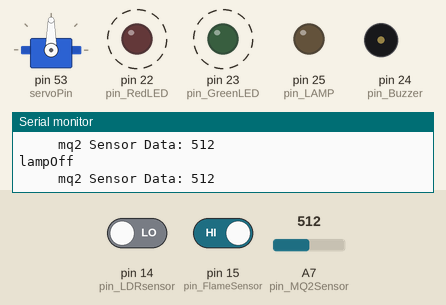
Recording of a sketch running on a simulated Arduino Mega 2560, built with avr-gcc and run on an emulated ATmega2560. Shown: servo, output pins drawn as LEDs (lit = HIGH), buzzer (waves = sounding, pin HIGH), the last lines printed to the serial monitor. Dashed ring = blinking. The inputs (shaded band) are chosen by the test bench; at power-on: pin 14 (pin_LDRsensor) LOW, A7 (pin_MQ2Sensor) = 512, pin 15 (pin_FlameSensor) HIGH.

Above: at 1.21 s.
1.8 s: pin 14 (pin_LDRsensor) driven HIGH
At 2.33 s:
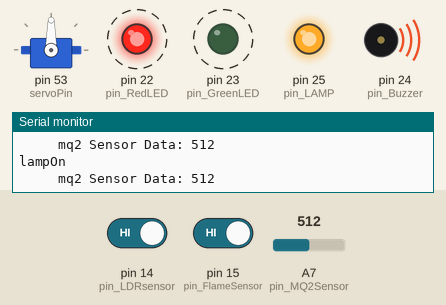
5.2 s: A7 (pin_MQ2Sensor) set to 263
8.6 s: A7 (pin_MQ2Sensor) set to 247
At 8.6 s:
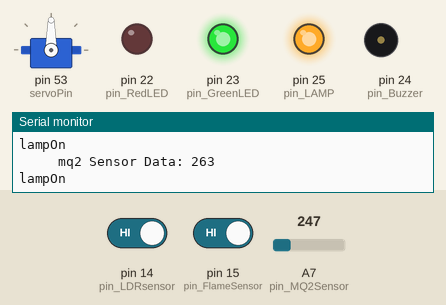
10.1 s: A7 (pin_MQ2Sensor) set to 265
At 13.4 s:
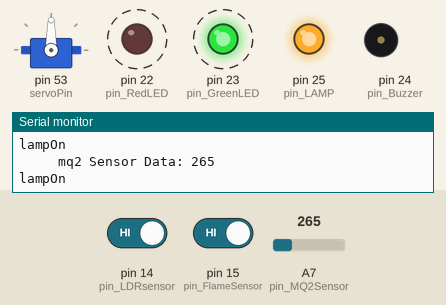
13.5 s: A7 (pin_MQ2Sensor) set to 245
At 14.0 s:
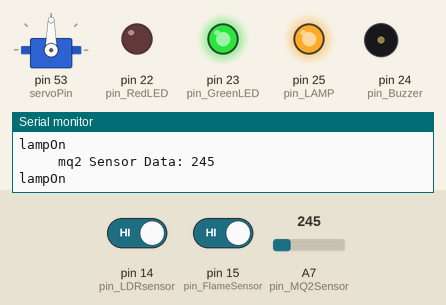
15.0 s: pin 15 (pin_FlameSensor) driven LOW
At 15.7 s:
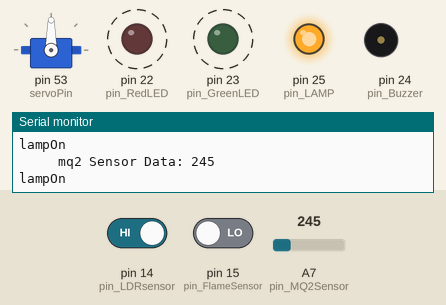
Timing chart, 0 to 19.4 s (numbered marks = the images above; inputs shaded):
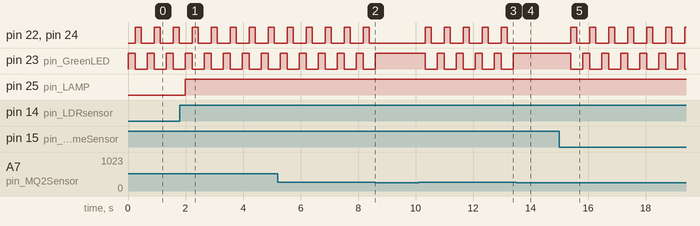

Measured:
- the behaviour switches between 256 and 255 on A7 (pin_MQ2Sensor) (found by bisection; images 1 and 2)
- after the input at 1.8 s, pin 25 (pin_LAMP): LOW → HIGH after 0.18 s
- after the input at 8.6 s, pin 22 (pin_RedLED), pin 24 (pin_Buzzer): stops changing and stays LOW; pin 23 (pin_GreenLED): stops changing and stays HIGH
- after the input at 10.1 s, pin 22 (pin_RedLED), pin 24 (pin_Buzzer): alternates HIGH for 0.21 s and LOW for 0.46 s, starting after 0.24 s; pin 23 (pin_GreenLED): alternates HIGH for 0.25 s and LOW for 0.41 s, starting after 0.24 s
- after the input at 13.5 s, pin 22 (pin_RedLED), pin 24 (pin_Buzzer): stops changing and stays LOW; pin 23 (pin_GreenLED): stops changing and stays HIGH
- after the input at 15.0 s, pin 22 (pin_RedLED), pin 24 (pin_Buzzer): alternates HIGH for 0.21 s and LOW for 0.46 s, starting after 0.40 s; pin 23 (pin_GreenLED): alternates HIGH for 0.25 s and LOW for 0.41 s, starting after 0.40 s
- by itself, pin 22 (pin_RedLED), pin 24 (pin_Buzzer): alternates HIGH for 0.21 s and LOW for 0.46 s
- by itself, pin 23 (pin_GreenLED): alternates HIGH for 0.25 s and LOW for 0.41 s

The sketch:

embd-sys-intelligent-home.ino
```cpp
/*IntelligentHome
  PREPEARED by impedancePlus
  INTELLECTUAL PROPERTY OF impedancePlus
  ALL RIGHTS RESERVED BY impedancePlus
  Initial CODE - VERSION-0.1 -12-06-2022-

  COPY RIGHT ©2022
  TEAM & CONTRIBUTORS
  ALVEE (LEAD) | Founder-Owner-CEO | impedancePlus

*/
//*************FEATURES************//
//_____________LIBRARIES___________//
#include<dht.h>
#include <Servo.h>
#include<LiquidCrystal.h>
//_____________VARIABLES___________//

// SERVO PINS
int servoPin = 53; //__UNUSED

//ALARM VARIABLES
//LEDs
byte pin_RedLED = 22;
byte pin_GreenLED = 23;
//Buzzer
byte pin_Buzzer = 24;

//LAMP-LIGHT VARIABLE
byte pin_LAMP = 25;

//FLAME-SENSOR VARIABLES
byte pin_FlameSensor = 15;
byte flameSensorData = 0;

//LDR-SENSOR VARIABLES
byte pin_LDRsensor = 14;
int LDRSensorData;

//MQ-2 GAS/SMOKE SENSOR VARIABLES
byte pin_MQ2Sensor = A7;
int  MQ2SnesorThreshold = 255;
int  MQ2SensorData;

//IR SENSOR
//PIR MOTION SENSOR

//_____________OBJECTS___________//
Servo thisServo;

//_____________FUNCTIONS___________//

//ULTRASONIC'S SERVO __UNUSED
void func_ServoMotor() {
  for (int i = 15; i <= 165; i++) {
    thisServo.write(i);
    delay(10);
  }
  // Repeats the previous lines from 165 to 15 degrees
  for (int i = 165; i >= 15; i--) {
    thisServo.write(i);
    delay(10);
  }
}


//Serial Motion Print For debugging purposes __UNUSED
void func_PrintSerialMonitorSystem() {
  //__UNUSED
}
// Alarm System Function
void func_AlarmSystem(boolean status_ALARM) {
  if (status_ALARM) {
    digitalWrite(pin_RedLED, HIGH);
    digitalWrite(pin_Buzzer, HIGH);
    digitalWrite(pin_GreenLED, LOW);
    delay(205);
    digitalWrite(pin_RedLED, LOW);
    digitalWrite(pin_Buzzer, LOW);
    digitalWrite(pin_GreenLED, LOW);
    delay(205);
  } else if (!status_ALARM) {
    digitalWrite(pin_GreenLED, HIGH);
    digitalWrite(pin_RedLED, LOW);
    digitalWrite(pin_Buzzer, LOW);
    delay(250);
  }

}

//LAMP System Function
void func_LAMPsystem(boolean status_LAMP) {
  if (status_LAMP) {
    digitalWrite(pin_LAMP, HIGH);

  } else if (!status_LAMP) {
    digitalWrite(pin_LAMP, LOW);

  }
}

//Flame Detection Function
void func_FlameDetection() {


  flameSensorData = digitalRead(pin_FlameSensor);
  if (flameSensorData == 0) {
    func_AlarmSystem(true);


  } else if (flameSensorData == 1) {
    func_AlarmSystem(false);
  }
}

//LDR Detection Function
void func_LightDetection() {

  LDRSensorData = digitalRead(pin_LDRsensor);
  if (LDRSensorData == 1) {
    Serial.println("lampOn");
    func_LAMPsystem(true);


  } else if (LDRSensorData == 0) {
    Serial.println("lampOff");
    func_LAMPsystem(false);
  }
}


//MQ2 Gas-Smoke  Function
void func_GasSmokeDetection() {


  MQ2SensorData = analogRead(pin_MQ2Sensor);
  Serial.print("     ");
  Serial.print("mq2 Sensor Data: ");
  Serial.println(MQ2SensorData);
  if (MQ2SensorData > MQ2SnesorThreshold) {
    func_AlarmSystem(true);

  } else if (MQ2SensorData < MQ2SnesorThreshold) {
    func_AlarmSystem(false);
  }
}


//SETUP FUNCTION
void setup() {
  // put your setup code here, to run once:
  //Serial Monitor Initi
  Serial.begin(9600);
  //Leds Pin
  pinMode(pin_RedLED, OUTPUT);
  pinMode(pin_GreenLED, OUTPUT);
  pinMode(pin_Buzzer, OUTPUT);
  //LAMP Leds pin
  pinMode(pin_LAMP, OUTPUT);
  //Flame Sensor Pin
  pinMode(pin_FlameSensor, INPUT);
  //LDR Sensor Pin
  pinMode(pin_LDRsensor, INPUT);
  //MQ-2 Sensor Pin
  pinMode(pin_MQ2Sensor, INPUT);

  //Ultrasonic-servo
  thisServo.attach(servoPin); // Defines on which pin is the servo motor attached

}


//LOOP FUNCTION
void loop() {
  // put your main code here, to run repeatedly:


  func_FlameDetection();
  func_GasSmokeDetection();
  func_LightDetection();
  //func_ServoMotor();


}
```
